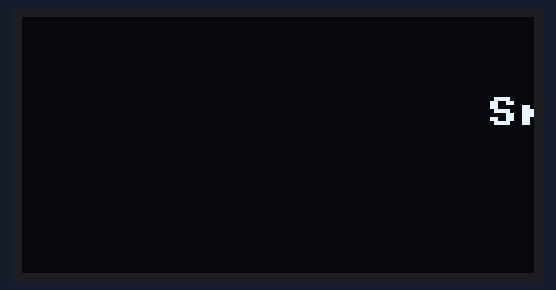
Simulated run of this program. Board: Raspberry Pi Pico running MicroPython. Shown: 128×64 one-colour display.

Above: at 0.7 s.
At 5.46 s:
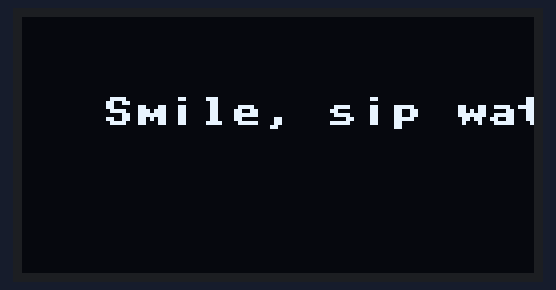
At 10.37 s:
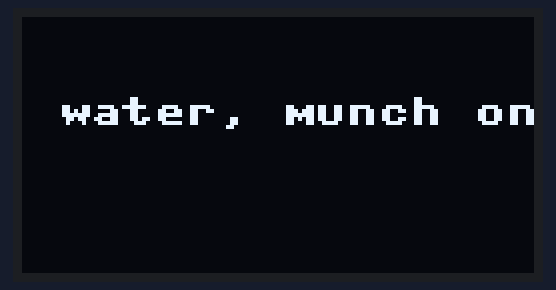
At 20.19 s:
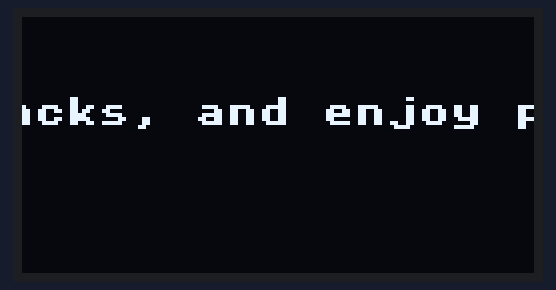
At 30.0 s:
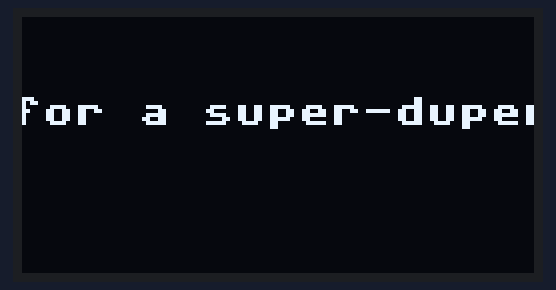
At 39.82 s:
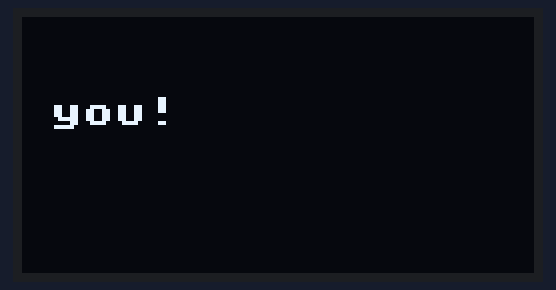

The program:

Activity-15_Health_tip_scroller.py
```python
from machine import Pin, I2C
from ssd1306 import SSD1306_I2C
import utime

WIDTH = 128
HEIGHT = 64
SCROLL_SPEED = 0.2  # Adjust the scrolling speed

i2c = I2C(0, scl=Pin(1), sda=Pin(0), freq=200000)
oled = SSD1306_I2C(WIDTH, HEIGHT, i2c)

scroll_text = "Smile, sip water, munch on good snacks, and enjoy playtime for a super-duper healthy you!"  # Enter your text here
text_width = len(scroll_text) * 8  # Each character is 8 pixels wide

while True:
    for i in range(text_width + WIDTH):  # Scroll through the entire text
        oled.fill(0)
        oled.text(scroll_text, int(WIDTH - i), 20)
        oled.show()
```
